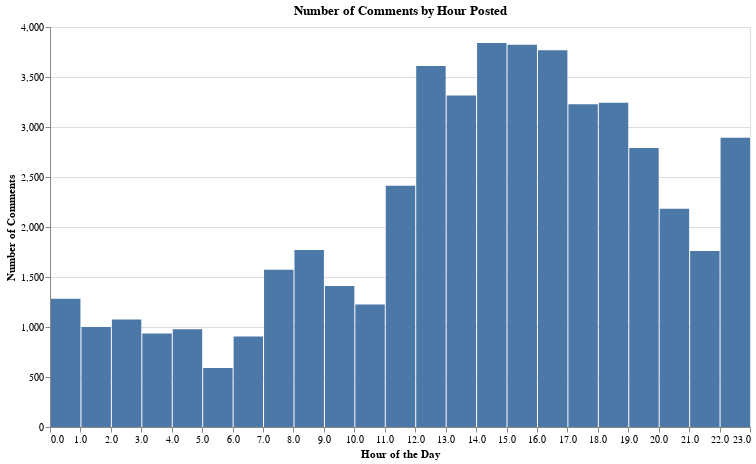

Source (notebook cell):
### Markdown cell above
Below is the histogram that visualizes the data about the number of comments received by the hour posted.

### Code cell
chart = alt.Chart(hours_comments_df).mark_bar().encode(
    x = alt.X("hour:Q", title = "Hour of the Day", bin = alt.Bin(step = 1)),
    y = alt.Y("num_comments:Q", title = "Number of Comments"),
).properties(
    title = "Number of Comments by Hour Posted",
    width = 700,
    height = 400,
)

chart

### Figure 1 — Vega-Lite specification as saved in the notebook (floating-point values rounded to 4 significant figures)
{"config": {"view": {"continuousWidth": 400, "continuousHeight": 300}}, "data": {"name": "data-61a26e2c46210ee1941e4b9ea741ca08"}, "mark": "bar", "encoding": {"x": {"type": "quantitative", "bin": {"step": 1}, "field": "hour", "title": "Hour of the Day"}, "y": {"type": "quantitative", "field": "num_comments", "title": "Number of Comments"}}, "height": 400, "title": "Number of Comments by Hour Posted", "width": 700, "$schema": "https://vega.github.io/schema/vega-lite/v4.8.1.json", "datasets": {"data-61a26e2c46210ee1941e4b9ea741ca08": [{"hour": 0, "num_comments": 1283}, {"hour": 1, "num_comments": 1001}, {"hour": 2, "num_comments": 1074}, {"hour": 3, "num_comments": 934}, {"hour": 4, "num_comments": 978}, {"hour": 5, "num_comments": 591}, {"hour": 6, "num_comments": 904}, {"hour": 7, "num_comments": 1572}, {"hour": 8, "num_comments": 1770}, {"hour": 9, "num_comments": 1411}, {"hour": 10, "num_comments": 1225}, {"hour": 11, "num_comments": 2412}, {"hour": 12, "num_comments": 3609}, {"hour": 13, "num_comments": 3314}, {"hour": 14, "num_comments": 3839}, {"hour": 15, "num_comments": 3822}, {"hour": 16, "num_comments": 3767}, {"hour": 17, "num_comments": 3228}, {"hour": 18, "num_comments": 3242}, {"hour": 19, "num_comments": 2791}, {"hour": 20, "num_comments": 2183}, {"hour": 21, "num_comments": 1759}, {"hour": 22, "num_comments": 1450}, {"hour": 23, "num_comments": 1443}]}}
